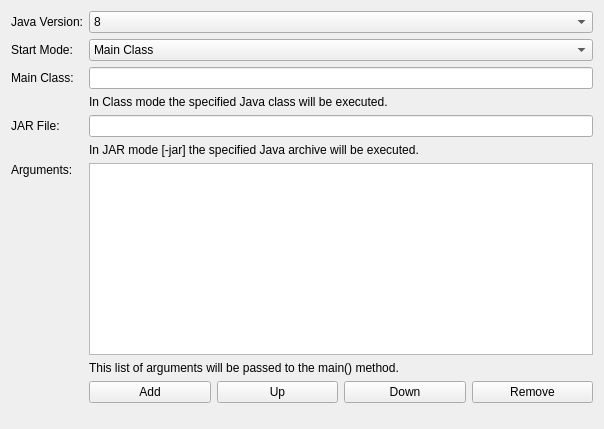
<?xml version="1.0" encoding="UTF-8"?>
<ui version="4.0">
 <class>NewProgramJava</class>
 <widget class="QWidget" name="NewProgramJava">
  <property name="geometry">
   <rect>
    <x>0</x>
    <y>0</y>
    <width>604</width>
    <height>429</height>
   </rect>
  </property>
  <property name="windowTitle">
   <string>Form</string>
  </property>
  <layout class="QVBoxLayout" name="verticalLayout">
   <item>
    <layout class="QGridLayout" name="gridLayout">
     <item row="0" column="0">
      <widget class="QLabel" name="label">
       <property name="text">
        <string>Java Version:</string>
       </property>
      </widget>
     </item>
     <item row="0" column="1" colspan="4">
      <widget class="QComboBox" name="combo_version">
       <property name="sizePolicy">
        <sizepolicy hsizetype="Preferred" vsizetype="Fixed">
         <horstretch>1</horstretch>
         <verstretch>0</verstretch>
        </sizepolicy>
       </property>
       <item>
        <property name="text">
         <string>8</string>
        </property>
       </item>
      </widget>
     </item>
     <item row="2" column="0">
      <widget class="QLabel" name="label_main_class">
       <property name="text">
        <string>Main Class:</string>
       </property>
      </widget>
     </item>
     <item row="2" column="1" colspan="4">
      <widget class="QLineEdit" name="edit_main_class"/>
     </item>
     <item row="4" column="1" colspan="4">
      <widget class="QLineEdit" name="edit_jar_file"/>
     </item>
     <item row="1" column="1" colspan="4">
      <widget class="QComboBox" name="combo_start_mode">
       <item>
        <property name="text">
         <string>Main Class</string>
        </property>
       </item>
       <item>
        <property name="text">
         <string>JAR File</string>
        </property>
       </item>
      </widget>
     </item>
     <item row="1" column="0">
      <widget class="QLabel" name="label_3">
       <property name="text">
        <string>Start Mode:</string>
       </property>
      </widget>
     </item>
     <item row="4" column="0">
      <widget class="QLabel" name="label_jar_file">
       <property name="text">
        <string>JAR File:</string>
       </property>
      </widget>
     </item>
     <item row="5" column="1" colspan="4">
      <widget class="QLabel" name="label_jar_file_help">
       <property name="text">
        <string>In JAR mode [-jar] the specified Java archive will be executed.</string>
       </property>
       <property name="wordWrap">
        <bool>true</bool>
       </property>
      </widget>
     </item>
     <item row="3" column="1" colspan="4">
      <widget class="QLabel" name="label_main_class_help">
       <property name="text">
        <string>In Class mode the specified Java class will be executed.</string>
       </property>
       <property name="wordWrap">
        <bool>true</bool>
       </property>
      </widget>
     </item>
     <item row="6" column="1" colspan="4">
      <widget class="QListWidget" name="list_arguments"/>
     </item>
     <item row="6" column="0">
      <widget class="QLabel" name="label_2">
       <property name="text">
        <string>Arguments:</string>
       </property>
       <property name="alignment">
        <set>Qt::AlignLeading|Qt::AlignLeft|Qt::AlignTop</set>
       </property>
      </widget>
     </item>
     <item row="8" column="1">
      <widget class="QPushButton" name="button_add_argument">
       <property name="text">
        <string>Add</string>
       </property>
      </widget>
     </item>
     <item row="8" column="4">
      <widget class="QPushButton" name="button_remove_argument">
       <property name="text">
        <string>Remove</string>
       </property>
      </widget>
     </item>
     <item row="7" column="1" colspan="4">
      <widget class="QLabel" name="label_4">
       <property name="text">
        <string>This list of arguments will be passed to the main() method.</string>
       </property>
       <property name="wordWrap">
        <bool>true</bool>
       </property>
      </widget>
     </item>
     <item row="8" column="3">
      <widget class="QPushButton" name="button_down_argument">
       <property name="text">
        <string>Down</string>
       </property>
      </widget>
     </item>
     <item row="8" column="2">
      <widget class="QPushButton" name="button_up_argument">
       <property name="text">
        <string>Up</string>
       </property>
      </widget>
     </item>
    </layout>
   </item>
   <item>
    <spacer name="verticalSpacer">
     <property name="orientation">
      <enum>Qt::Vertical</enum>
     </property>
     <property name="sizeHint" stdset="0">
      <size>
       <width>20</width>
       <height>0</height>
      </size>
     </property>
    </spacer>
   </item>
  </layout>
 </widget>
 <resources/>
 <connections/>
</ui>
